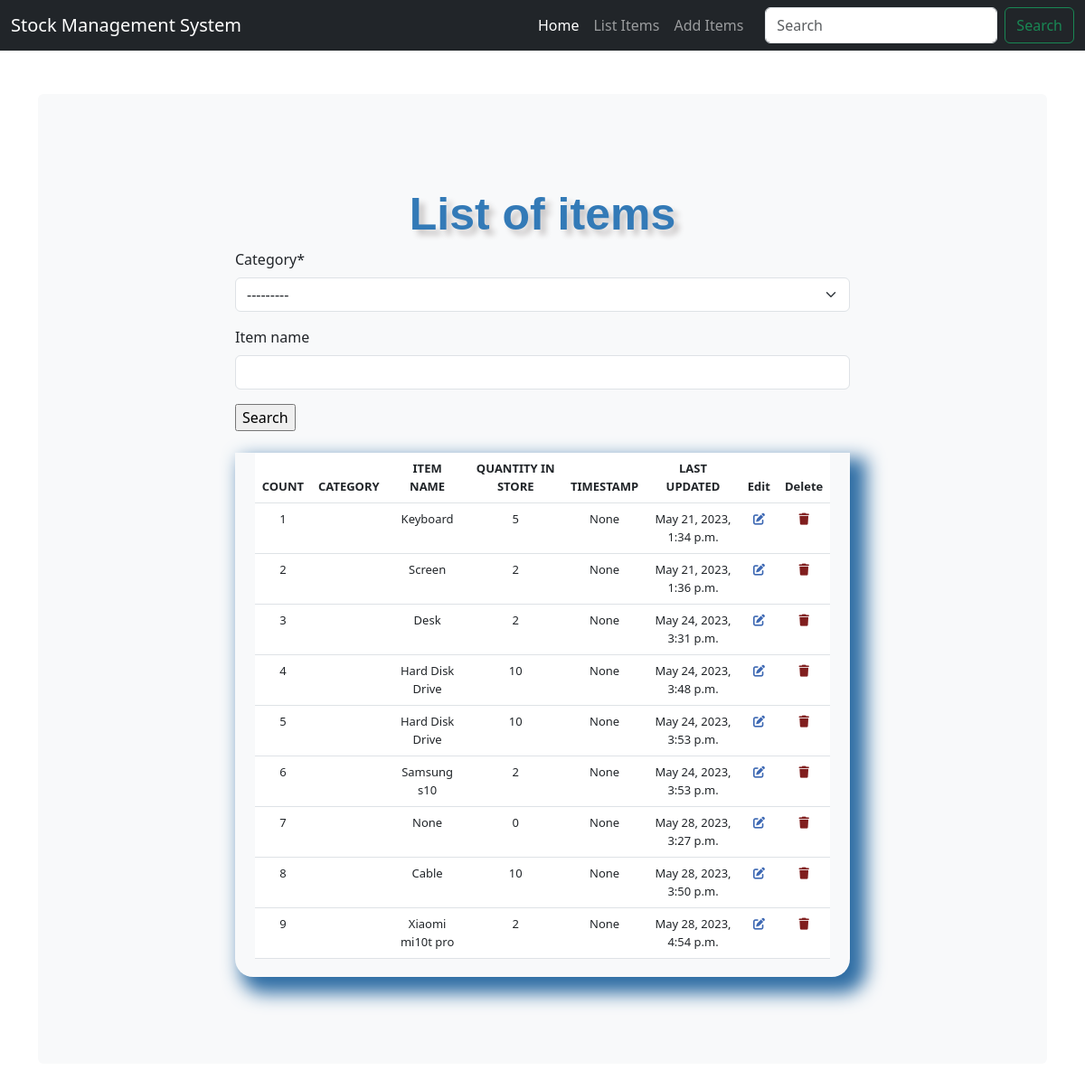
/list_items/, run on an earlier commit of the app's database.
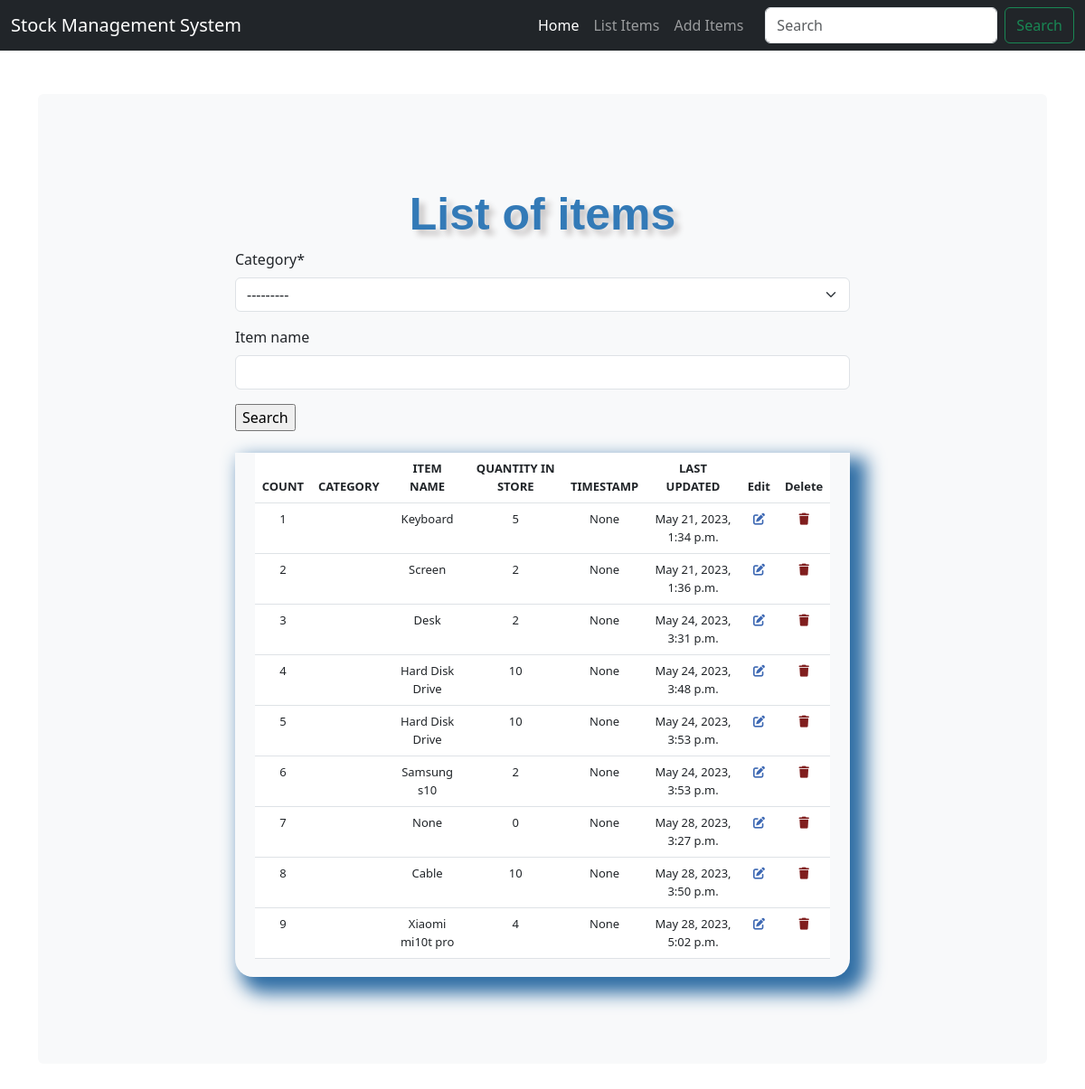
And on a later commit of the database.
### stockmg/models.py (models this page shows, shortened)
class Stock(models.Model):
    category = models.ForeignKey(Category, on_delete=models.CASCADE)
    item_name = models.CharField(max_length=50, blank=True, null=True)
    quantity = models.IntegerField(default='0', blank=False, null=True)
    receive_quantity = models.IntegerField(default='0', blank=True, null=True)
    receive_by = models.CharField(max_length=50, blank=True, null=True)
    issue_quantity = models.IntegerField(default='0', blank=True, null=True)
    issue_by = models.CharField(max_length=50, blank=True, null=True)
    issue_to = models.CharField(max_length=50, blank=True, null=True)
    phone_number = models.CharField(max_length=50, blank=True, null=True)
    created_by = models.CharField(max_length=50, blank=True, null=True)
    reorder_level = models.IntegerField(default='0', blank=True, null=True)
    last_updated = models.DateTimeField(auto_now_add=False, auto_now=True)
    timestamp = models.DateTimeField(auto_now_add=True, auto_now=False)

### stockmg/views.py (the view, shortened to what this page needs)
# urls.py: path('list_items/', views.list_items, name='list_items'),
def list_items(request):
    header = 'List of items'
    form = StockSearchForm(request.POST or None)
    queryset = Stock.objects.all()
    context = {
        "header": header,
        "queryset": queryset,
        "form": form,
    }
    return render(request, "list_items.html", context)

### stockmg/forms.py
class StockSearchForm(forms.ModelForm):
    class Meta:
        model = Stock
        fields = ['category', 'item_name']

### stockmg/templates/list_items.html (shortened to what this page needs)
{% load static %}
{% load crispy_forms_tags %}
<!DOCTYPE html>
<html lang="en">
<head>
    <link href="https://cdn.jsdelivr.net/npm/bootstrap@5.3.0-alpha3/dist/css/bootstrap.min.css" rel="stylesheet"
>
    <link rel="stylesheet" href="{% static 'css/style.css' %}">
</head>
<body>
<main>
    {% include 'navbar.html' %}
    <div class="container my-5">
        <div class="bg-body-tertiary p-5 rounded">
            <div class="col-sm-8 py-5 mx-auto">
                <div class="header">{{ header }}</div>
                <form method='POST' action=''>{% csrf_token %}
                    {{ form|crispy }}
                    <input type="submit" value='Search'/>
                </form>
                <br>
                <div class="display_table">
                    <table class='table'>
                        <thead>
                        <tr>
                            <th>COUNT</th>
                            <th>CATEGORY</th>
                            <th>ITEM NAME</th>
                            <th>QUANTITY IN STORE</th>
                            <th>TIMESTAMP</th>
                            <th>LAST UPDATED</th>
                            <th>Edit</th>
                            <th>Delete</th>
                        </tr>
                        </thead>
                        {% for instance in queryset %}
                            <tr>
                                <td>{{ forloop.counter }}</td>
                                <td>{{ instance.category }}</td>
                                <td>{{ instance.item_name }}</td>
                                <td>{{ instance.quantity }}</td>
                                <td>{{ instance.timestamp }}</td>
                                <td>{{ instance.last_updated }}</td>
                                <td><a href="{% url 'update_items' instance.id %}"><i class="fa-solid fa-pen-to-square"
                                                                                      style="color: #3d68b3;"></i></a>
                                </td>
                                <td><a href="{% url 'delete_items' instance.id %}"><i class="fa-sharp fa-solid fa-trash"
                                                                                      style="color: #801e1e;"></i></a>
                                </td>
                            </tr>
                        {% endfor %}
                    </table>
                </div>
            </div>
        </div>
    </div>
</main>
</body>
</html>

### stockmg/templates/navbar.html (shortened to what this page needs)
<nav class="navbar navbar-expand-lg navbar-dark bg-dark" aria-label="Offcanvas navbar large">
    <div class="container-fluid">
        <a class="navbar-brand" href="/">Stock Management System</a>
        <div class="offcanvas offcanvas-end text-bg-dark" tabindex="-1" id="offcanvasNavbar2"
             aria-labelledby="offcanvasNavbar2Label">
            <div class="offcanvas-body">
                <ul class="navbar-nav justify-content-end flex-grow-1 pe-3">
                    <li class="nav-item">
                        <a class="nav-link active" aria-current="page" href="/">Home</a>
                    </li>
                    <li class="nav-item">
                        <a class="nav-link" href="/list_items/">List Items</a>
                    </li>
                    <li class="nav-item">
                        <a class="nav-link" href="/add_items/">Add Items</a>
                    </li>
                </ul>
                <form class="d-flex mt-3 mt-lg-0" role="search">
                    <input class="form-control me-2" type="search" placeholder="Search" aria-label="Search">
                    <button class="btn btn-outline-success" type="submit">Search</button>
                </form>
            </div>
        </div>
    </div>
</nav>

### stockmg/static/css/style.css (style rules this page uses)
.table { font-size: 13px; text-align: center; width: 95%; margin: auto; }
.table tr:nth-child(odd) { background: #B8CAE4 }
.table tr:nth-child(even) { background: #dae5f4 }
th { background-color: #337ab7; color: white; }
.display_table { border-bottom-right-radius: 20px; border-bottom-left-radius: 20px; padding-left: 5px; padding-right: 5px; padding-bottom: 20px; box-shadow: 12px 12px 20px 6px #2e6da4; }
.header { font-family: helvetica; color: #337ab7; font-size: 50px; text-align: center; width: 100%; text-shadow: 6px 6px 6px #c9c6c6; display: block; font-weight: bolder; }

### stockmg/templates/list_items.html (style rules this page uses)
body { padding-bottom: 20px; }
.navbar { margin-bottom: 20px; }

What changed in the data, as far as the page shows it:
changed Stock "Xiaomi mi10t pro": quantity "2" → "4"; last_updated "May 28, 2023, 4:54 p.m." → "May 28, 2023, 5:02 p.m."
